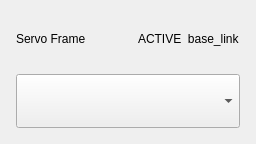
            <widget class="QFrame" name="servoFrameCard">
             <layout class="QVBoxLayout" name="servoFrameLayout">
              <property name="spacing"><number>12</number></property>
              <property name="leftMargin"><number>16</number></property>
              <property name="rightMargin"><number>16</number></property>
              <property name="topMargin"><number>16</number></property>
              <property name="bottomMargin"><number>16</number></property>
              <item>
               <layout class="QHBoxLayout" name="servoFrameHeaderLayout">
                <item>
                 <widget class="QLabel" name="servoFrameTitle">
                  <property name="text"><string>Servo Frame</string></property>
                  <property name="class" stdset="0"><string notr="true">cardTitle</string></property>
                 </widget>
                </item>
                <item>
                 <spacer name="spacer_530">
                  <property name="orientation"><enum>Qt::Horizontal</enum></property>
                  <property name="sizeHint" stdset="0"><size><width>40</width><height>20</height></size></property>
                 </spacer>
                </item>
                <item>
                 <widget class="QLabel" name="activeFrameBadge">
                  <property name="text"><string>ACTIVE  base_link</string></property>
                  <property name="class" stdset="0"><string notr="true">activeBadge</string></property>
                  <property name="minimumSize">
                   <size>
                    <width>0</width>
                    <height>46</height>
                   </size>
                  </property>
                 </widget>
                </item>
               </layout>
              </item>
              <item>
               <widget class="QComboBox" name="servoFrameSelect">
                <property name="class" stdset="0"><string notr="true">darkCombo</string></property>
                <property name="minimumSize">
                 <size>
                  <width>0</width>
                  <height>54</height>
                 </size>
                </property>
               </widget>
              </item>
             </layout>
            </widget>
